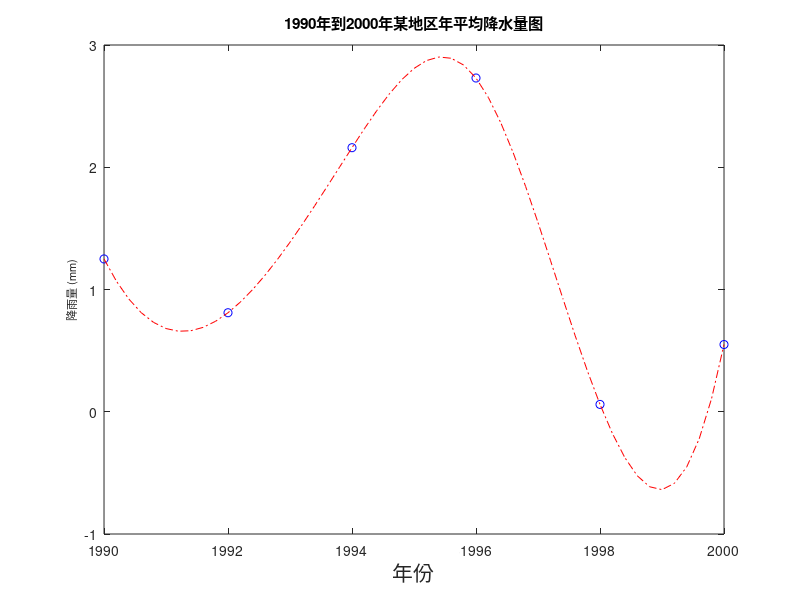

Here is the MATLAB script that generated this plot:
x=1990:2:2000;
y=[1.25 0.81 2.16 2.73 0.06 0.55];
xin=1990:0.2:2000;
yin=spline(x,y,xin);
figure;
plot(x,y,'ob',xin,yin,'-.r')
title('1990年到2000年某地区年平均降水量图')
xlabel('年份','FontSize',15)
ylabel('降雨量 (mm)','FontSize',8)
